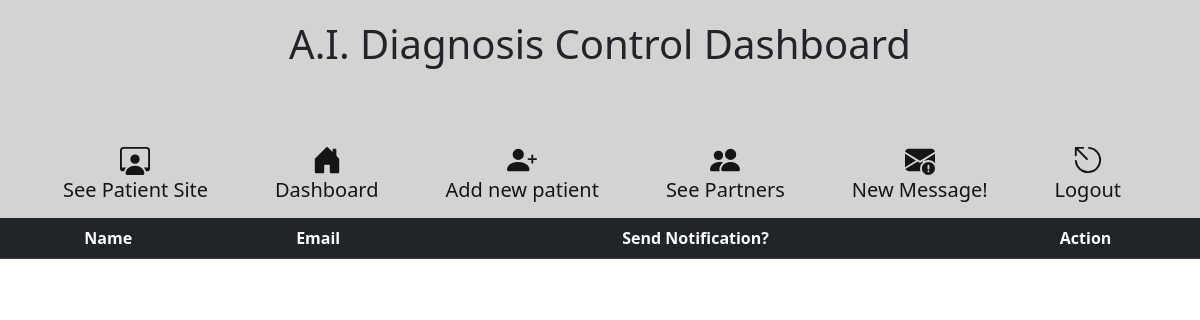
Page /host/seepartners on the earlier database version.
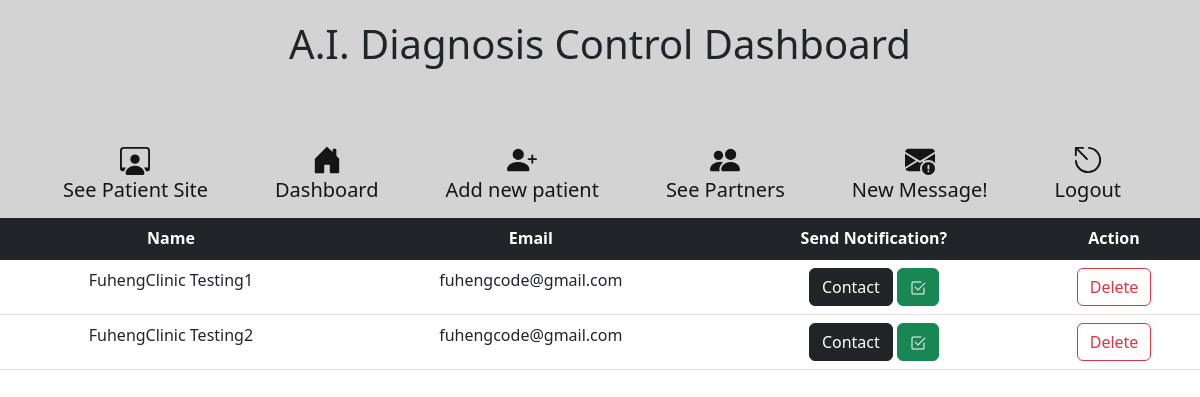
Same page on the later database version.
### firstTrial/models.py (models this page shows)
class Partner(models.Model):
    firstName = models.CharField(max_length=45)
    lastName = models.CharField(max_length=45)
    email = models.EmailField(max_length=70)
    notify = models.BooleanField(default=False)
    created_at = models.DateTimeField(auto_now_add=True)
    updated_at = models.DateTimeField(auto_now=True)

### firstTrial/views.py (the view)
# urls.py: path('host/seepartners', views.see_partners),
def see_partners(request):
    context = {
        "all_partners": Partner.objects.all(),
    }
    return render (request, "partners.html", context)

### firstTrial/templates/partners.html (shortened to what this page needs)
<!DOCTYPE html>
<html lang="en">
<head>
    <meta name="viewport" content="width=device-width, initial-scale=1.0"> {% load static %}
    <link rel="stylesheet" href="{% static 'css/style.css' %}">
    <link href="https://cdn.jsdelivr.net/npm/bootstrap@5.1.3/dist/css/bootstrap.min.css" rel="stylesheet">
    <link href="https://cdn.jsdelivr.net/npm/bootstrap@5.2.0/dist/css/bootstrap.min.css" rel="stylesheet">
    <link href="https://getbootstrap.com/docs/5.2/assets/css/docs.css" rel="stylesheet">
</head>
<body>
    <center class="dashboard-header">
        <div class="host-header">
            <h1>A.I. Diagnosis Control Dashboard</h1>
        </div>
        <nav class="small-nav navbar navbar-expand-lg" style="background-color: lightgrey;">
            <div class="container-fluid" style="justify-content:space-evenly;">
                <a class="navbar-brand" href="/" target="_blank"><br> See Patient Site</a>
                <a href="/host/login" class="navbar-brand"> <br> Dashboard </a>
                <a class="navbar-brand" href="/host/newPatient"> <br> Add new patient</a>
                <a class="navbar-brand" href="/host/seepartners"> <br> See Partners</a>
                <a class="navbar-brand" href="/host/message/new"> <br> New Message!</a>
                <a class="navbar-brand" href="/logout"> <br> Logout</a>
            </div>
        </nav>
    </center>
    <div>
        <table class="table table-hover" style="text-align:center;">
            <thead>
                <tr class="table-dark">
                    <th>Name</th>
                    <th>Email</th>
                    <th>Send Notification?</th>
                    <th>Action</th>
                </tr>
            </thead>
            <tbody>
                {% for partner in all_partners %}
                <tr>
                    <td>{{partner.firstName}} {{partner.lastName}}</td>
                    <td>{{partner.email}}</td>
                    {% if partner.notify == False %}
                    <td><a class="btn btn-dark" href="mailto:{{partner.email}}">Contact</a> <a class="btn btn-success" href=""></a></td>
                    {% else %}
                    <td>Notified</td>
                    {% endif %}
                    <td><a class="btn btn-outline-danger" href="">Delete</a></td>
                </tr>
                {% endfor %}
            </tbody>
        </table>
    </div>
</body>
</html>

Differences in the rows shown:
added Partner: firstName "FuhengClinic", lastName "Testing1", email "fuhengcode@gmail.com"
added Partner: firstName "FuhengClinic", lastName "Testing2", email "fuhengcode@gmail.com"
